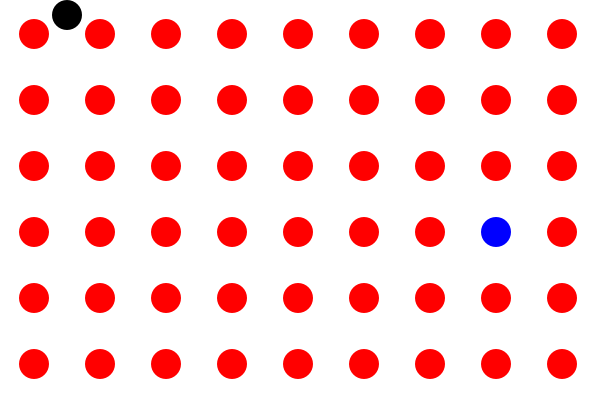
Frame 1 (no input)
Frame 60 (the mouse pressed at the canvas centre just before this capture): identical to frame 1, image omitted
Frame 120 (the mouse held since frame 60 and released just before this capture): identical to frame 1, image omitted

The Processing sketch that drew this single still picture (run headless with seeded random() and noise(); from frame 60 on, the mouse is pressed at the canvas centre):

// Processing sketch: irairaArea4
// ── irairaArea4.pde
class Circle {
  float x,y,s;
  boolean goal;
  Circle(float x,float y,float s) {
    this.x = x;
    this.y = y;
    this.s = s;
    this.goal = false;
  }

  void draw(color c) {
    fill(c);
    ellipse(this.x,this.y,this.s,this.s);
  }
}

Circle player;
Circle walls[] = new Circle[54];
void setup() {
  size(600,400);
  player = new Circle(67,15,30);
  int goal = int(random(54));
  for (int i=0; i<54; i++) {
    float x = i%9;
    float y = i/9;
    Circle w = new Circle(x*66+34,y*66+34,30);
    if (i == goal) { w.goal = true; }
    walls[i] = w;
  }
}

void draw() {
  background(255);
  noStroke();
  for (Circle w : walls) {
    if (w.goal) {
      w.draw(color(0,0,255));
    } else {
      w.draw(color(255,0,0));
    }
  }
  player.draw(color(0));
}

boolean playing = false;
void mouseMoved() {
  if (!playing) {
    if (dist(mouseX,mouseY,player.x,player.y) <= 15) {
      playing = true;
    }
    return;
  }
  if (mouseX > player.s/2 &&
  mouseX < width-player.s/2 &&
  mouseY > player.s/2 &&
  mouseY < height-player.s/2) {
    player.x = mouseX;
    player.y = mouseY;
  }
}
